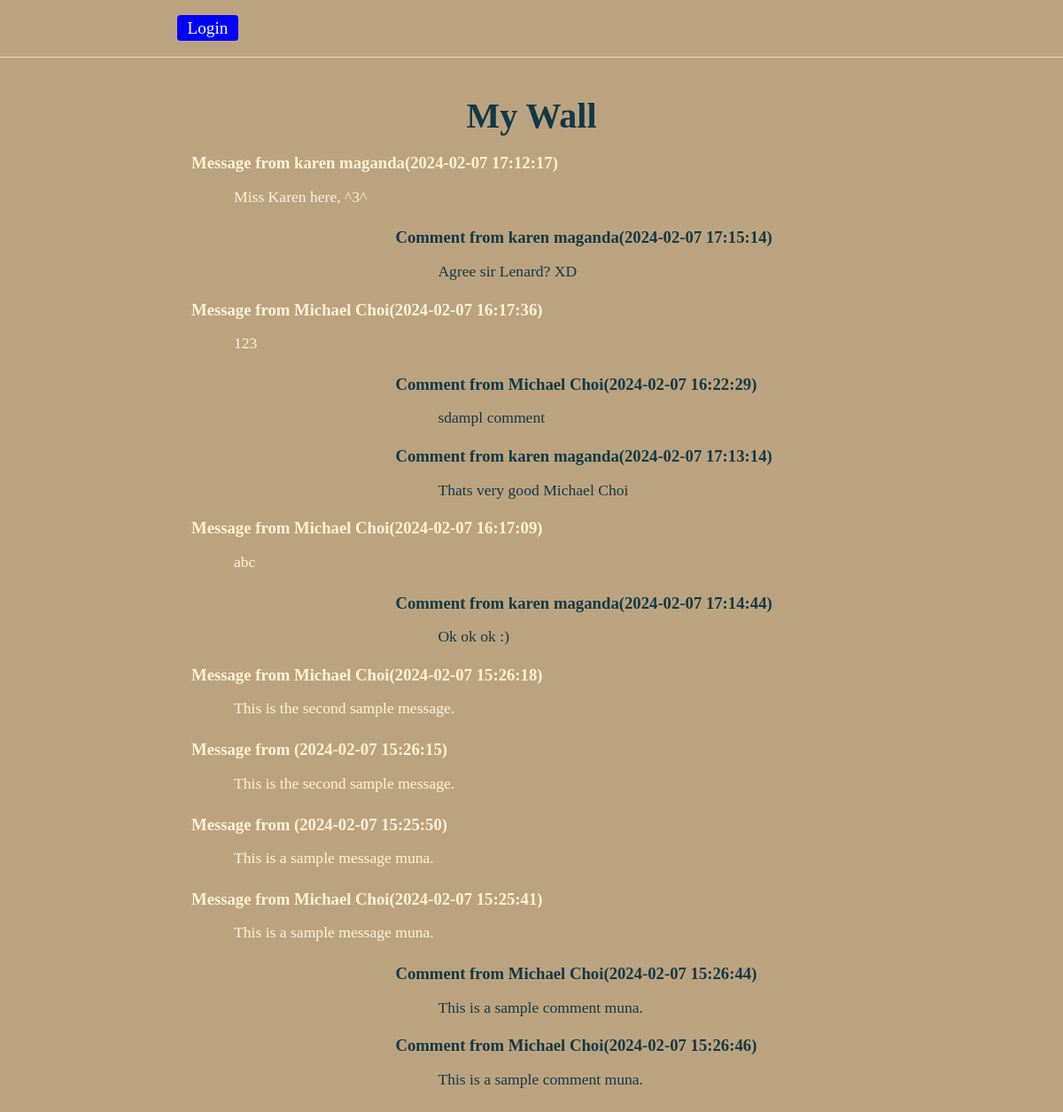
The app's page /PHP_MYSQL/the_wall_demo/index.php with its own data.
### tables this page shows
CREATE TABLE IF NOT EXISTS `messages` (
  `id` int NOT NULL AUTO_INCREMENT,
  `user_id` int NOT NULL,
  `content` text NOT NULL,
  `created_at` datetime NOT NULL DEFAULT CURRENT_TIMESTAMP,
  `updated_at` datetime NOT NULL DEFAULT CURRENT_TIMESTAMP,
  PRIMARY KEY (`id`)
);

CREATE TABLE IF NOT EXISTS `comments` (
  `id` int NOT NULL AUTO_INCREMENT,
  `user_id` int NOT NULL,
  `message_id` int NOT NULL,
  `content` text NOT NULL,
  `created_at` datetime NOT NULL DEFAULT CURRENT_TIMESTAMP,
  `updated_at` datetime NOT NULL DEFAULT CURRENT_TIMESTAMP,
  PRIMARY KEY (`id`)
);

### PHP_MYSQL/the_wall_demo/new-connection.php (called while the page is built, shortened)
<?php
$connection = new mysqli(DB_HOST, DB_USER, DB_PASS, DB_DATABASE);
function fetch_all($query)
{
  $data = array();
  global $connection;
  $result = $connection->query($query);
  while($row = mysqli_fetch_assoc($result))
  {
    $data[] = $row;
  }
  return $data;
}
?>

### PHP_MYSQL/the_wall_demo/index.php (the view, shortened to what this page needs)
<!DOCTYPE html>
<html lang="en">
    <head>
        <link rel="stylesheet" href="https://cdn.jsdelivr.net/npm/normalize.css/" />
        <link rel="stylesheet" href="css/wall.css">
    </head>
    <body>
        <section class="nav_container">
            <nav>
<?php
            if(isset($_SESSION['user'])) {
?>
                <h3>Welcome, <?= $_SESSION['first_name']?></h3>
                <form id="form_logout" action="process.php" method="POST">
                    <input type="submit" name="logout" id="logout" value="Logout">
                </form>
<?php
            } else {
?>
                <a href="login.php">Login</a>
<?php
            }
?>
            </nav>
        </section>
        <main>
            <h1>My Wall</h1>
<?php
    $query = "SELECT messages.*, CONCAT(users.first_name, ' ', users.last_name) AS name FROM messages LEFT JOIN users ON messages.user_id = users.id ORDER BY created_at DESC";
    $result = fetch_all($query);
    foreach($result as $message) {
?>
            <div class="message_area">
                <h3>Message from <?= $message['name'] ?>(<?= $message['created_at'] ?>)</h3>
                <p><?= $message['content'] ?></p>
            </div>
<?php
        $comments = fetch_all("SELECT comments.*, CONCAT(users.first_name, ' ', users.last_name) AS name FROM comments LEFT JOIN users ON comments.user_id = users.id WHERE comments.message_id = {$message['id']} ORDER BY created_at");
        foreach($comments as $comment) {
?>
            <div class="comment_area">
                <h3>Comment from <?= $comment['name'] ?>(<?= $comment['created_at'] ?>)</h3>
                <p><?= $comment['content'] ?></p>
            </div>
<?php
        }
?>
<?php
    }
?>
        </main>
    </body>
</html>

### PHP_MYSQL/the_wall_demo/css/wall.css (style rules this page uses)
* { padding: 0; margin: 0; box-sizing: border-box; }
body { background-color: #bca37f; }

### records on screen
messages: name "karen maganda", created_at "2024-02-07 17:12:17", content "Miss Karen here, ^3^"
comments: name "karen maganda", created_at "2024-02-07 17:15:14", content "Agree sir Lenard? XD"
messages: name "Michael Choi", created_at "2024-02-07 16:17:36", content "123"
comments: name "Michael Choi", created_at "2024-02-07 16:22:29", content "sdampl comment"
comments: name "karen maganda", created_at "2024-02-07 17:13:14", content "Thats very good Michael Choi"
messages: name "Michael Choi", created_at "2024-02-07 16:17:09", content "abc"
comments: name "karen maganda", created_at "2024-02-07 17:14:44", content "Ok ok ok :)"
messages: name "Michael Choi", created_at "2024-02-07 15:26:18", content "This is the second sample message."
messages: created_at "2024-02-07 15:26:15", content "This is the second sample message."
messages: created_at "2024-02-07 15:25:50", content "This is a sample message muna."
messages: name "Michael Choi", created_at "2024-02-07 15:25:41", content "This is a sample message muna."
comments: name "Michael Choi", created_at "2024-02-07 15:26:44", content "This is a sample comment muna."
comments: name "Michael Choi", created_at "2024-02-07 15:26:46", content "This is a sample comment muna."
